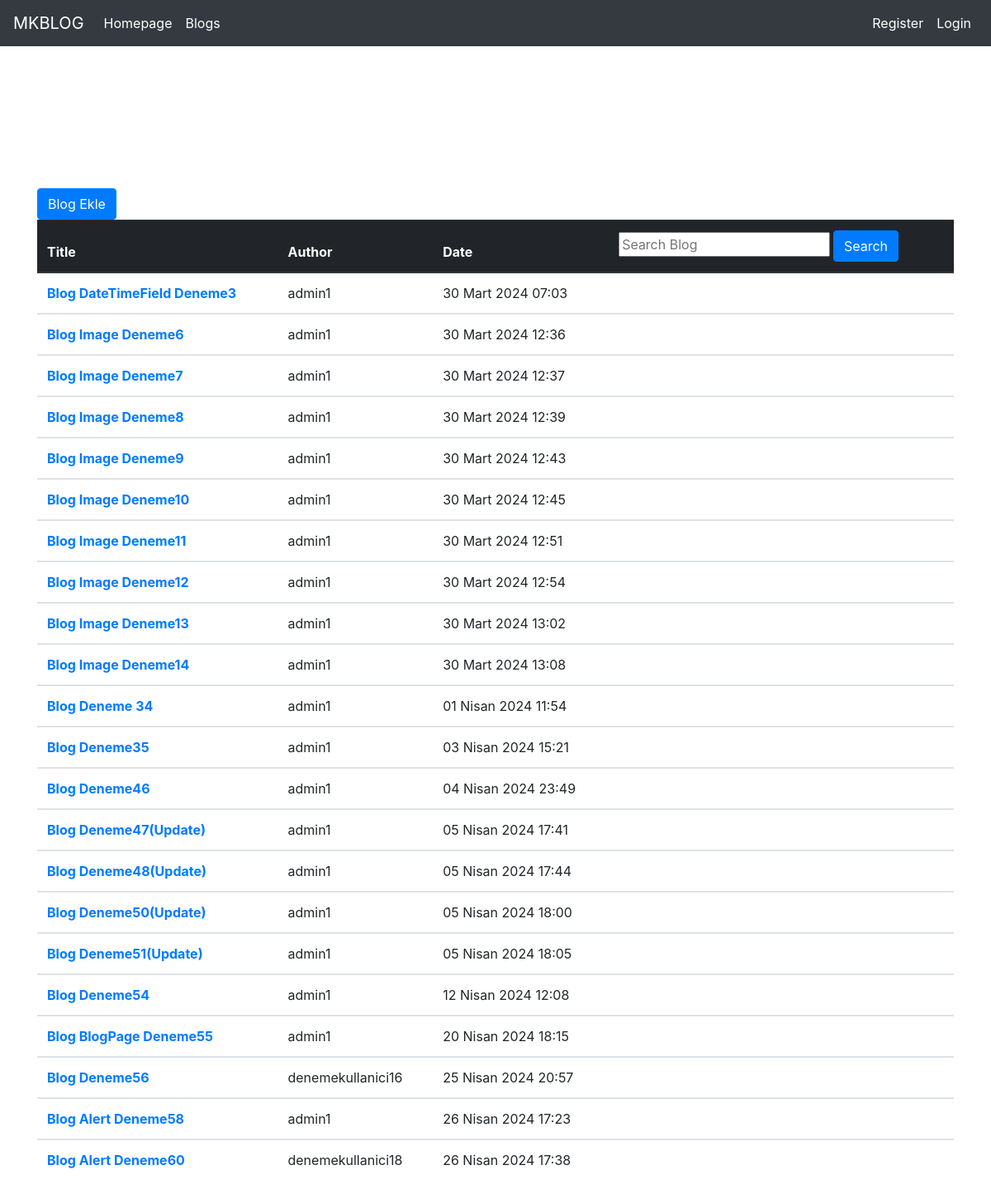
/blogs/blogs/, run on the app's committed database.
### Blogs/models.py (models this page shows, shortened)
class Blog(models.Model): #Blog Model
    title = models.CharField(max_length = 200,verbose_name="Başlık")
    content = models.TextField(verbose_name="İçerik")
    is_active = models.BooleanField(default = True)
    author = models.ForeignKey("auth.User",on_delete=models.CASCADE,verbose_name="Yazar")
    date = models.DateTimeField(auto_now_add=True)
    slug = models.SlugField(null=False,blank=True,unique=True,db_index=True)
    image = models.ImageField(upload_to="blogsondeneme\Blogs\static\img")

### Blogs/views.py (the view)
# urls.py: path('blogs/',views.blogs,name="blogs"), #Blogs page url
def blogs(request): #Function written to show all blogs on the blog page
    keyword = request.GET.get("keyword")#This line is used to retrieve the information entered into the search input field on the blogs page.
    if keyword: #In this control, after filtering the information from the keyword variable based on the title information of the blog, we send the filtered blogs to the blogs page.
        blogs = Blog.objects.filter(title__contains = keyword)
        return render(request,"blogs.html",{"blogs":blogs})
    blogs = Blog.objects.all() #This line retrieves all the blogs from the Blog model.
    context = { #We are sending the blogs we obtained from the 'blogs' variable to 'blogs.html using the context.
        "blogs":blogs
    }
    return render(request,"blogs.html",context)

### templates/blogs.html (shortened to what this page needs)
{% extends "layout.html" %}
{% block body %}
<a href="{% url 'AddBlog' %}"><button class="btn btn-primary">Blog Ekle</button></a>
<table class="table">
  <thead class="thead-dark">
    <tr>
      <th scope="col">Title</th>
      <th scope="col">Author</th>
      <th scope="col">Date</th>
      <th scope="col"><form>
    <input type="text" name = "keyword" class="input-sm" maxlength="200" placeholder="Search Blog">
    <button type="submit" class="btn btn-primary">Search</button>
</form></th>
    </tr>
  </thead>
  {% for blog in blogs %}
    <tbody>
    <tr>
      <th scope="row"><a href="{% url 'blog' blog.slug %}">{{blog.title}}</a></th>
      <td>{{blog.author}}</td>
      <td>{{blog.date}}</td>
      <td></td>
    </tr>
  </tbody>
  {% endfor %}
</table>
<br><br>
{% endblock body %}

### templates/layout.html (shortened to what this page needs)
<!DOCTYPE html>
<html lang="en">
<head>
    <link rel="stylesheet" href="https://cdn.jsdelivr.net/npm/bootstrap@4.0.0/dist/css/bootstrap.min.css">
</head>
<body>
    {% include "navbar.html" %}
    <br><br><br>
        <div style = "margin-top : 100px;" class = "container">
            {% block body %}
            {% endblock body %}
        </div>
</body>
</html>

### templates/navbar.html (shortened to what this page needs)
<nav class="navbar navbar-expand-lg navbar-dark bg-dark">
  <a class="navbar-brand" href="{% url 'index' %}">MKBLOG</a>
  <div class="collapse navbar-collapse" id="navbarSupportedContent">
      {% if request.user.is_authenticated %}
        <ul class="navbar-nav mr-auto">
          <li class="nav-item active">
            <a class="nav-link" href="{% url 'index' %}">Homepage</a>
          </li>
          <li class="nav-item active">
            <a class="nav-link" href="{% url 'blogs' %}">Blogs</a>
          </li>
          <li class="nav-item active">
            <a class="nav-link" href="{% url 'dashboard' %}">Dashboard</a>
          </li>
        </ul>
        <ul class="navbar-nav ml-auto">
          <li class="nav-item active">
            <a class="nav-link" href="{% url 'profile' %}">Profile</a>
          </li>
          <li class="nav-item active">
            <a class="nav-link" href="{% url 'register' %}">Register</a>
          </li>
          <li class="nav-item active">
            <a class="nav-link" href="{% url 'logout' %}">Logout</a>
          </li>
        </ul>
      {% else %}
        <ul class="navbar-nav mr-auto">
          <li class="nav-item active">
            <a class="nav-link" href="{% url 'index' %}">Homepage</a>
          </li>
          <li class="nav-item active">
            <a class="nav-link" href="{% url 'blogs' %}">Blogs</a>
          </li>
        </ul>
        <ul class="navbar-nav ml-auto">
          <li class="nav-item active">
            <a class="nav-link" href="{% url 'register' %}">Register</a>
          </li>
          <li class="nav-item active">
            <a class="nav-link" href="{% url 'login' %}">Login</a>
          </li>
        </ul>
      {% endif %}
  </div>
</nav>

### data on the page
Blog: title "Blog DateTimeField Deneme3", author "admin1", date "30 Mart 2024 07:03"
Blog: title "Blog Image Deneme6", author "admin1", date "30 Mart 2024 12:36"
Blog: title "Blog Image Deneme7", author "admin1", date "30 Mart 2024 12:37"
Blog: title "Blog Image Deneme8", author "admin1", date "30 Mart 2024 12:39"
Blog: title "Blog Image Deneme9", author "admin1", date "30 Mart 2024 12:43"
Blog: title "Blog Image Deneme10", author "admin1", date "30 Mart 2024 12:45"
Blog: title "Blog Image Deneme11", author "admin1", date "30 Mart 2024 12:51"
Blog: title "Blog Image Deneme12", author "admin1", date "30 Mart 2024 12:54"
Blog: title "Blog Image Deneme13", author "admin1", date "30 Mart 2024 13:02"
Blog: title "Blog Image Deneme14", author "admin1", date "30 Mart 2024 13:08"
Blog: title "Blog Deneme 34", author "admin1", date "01 Nisan 2024 11:54"
Blog: title "Blog Deneme35", author "admin1", date "03 Nisan 2024 15:21"
Blog: title "Blog Deneme46", author "admin1", date "04 Nisan 2024 23:49"
Blog: title "Blog Deneme47(Update)", author "admin1", date "05 Nisan 2024 17:41"
Blog: title "Blog Deneme48(Update)", author "admin1", date "05 Nisan 2024 17:44"
Blog: title "Blog Deneme50(Update)", author "admin1", date "05 Nisan 2024 18:00"
Blog: title "Blog Deneme51(Update)", author "admin1", date "05 Nisan 2024 18:05"
Blog: title "Blog Deneme54", author "admin1", date "12 Nisan 2024 12:08"
Blog: title "Blog BlogPage Deneme55", author "admin1", date "20 Nisan 2024 18:15"
Blog: title "Blog Deneme56", author "denemekullanici16", date "25 Nisan 2024 20:57"
Blog: title "Blog Alert Deneme58", author "admin1", date "26 Nisan 2024 17:23"
Blog: title "Blog Alert Deneme60", author "denemekullanici18", date "26 Nisan 2024 17:38"
